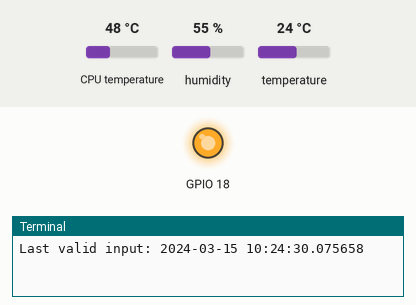
The program below on a simulated Raspberry Pi (BCM pin numbers). On the bench: output pins drawn as LEDs (lit = HIGH), the last lines printed to the terminal. The test bench sets the inputs (shaded band); at power-on: CPU temperature 48 °C, humidity 55 %, temperature 24 °C. The clock reads 2024-03-15 10:24:30 at power-on unless the program sets it; web requests get an empty 200 reply after 0.4 s.

Above: at 0.4 s.
At 30.9 s:
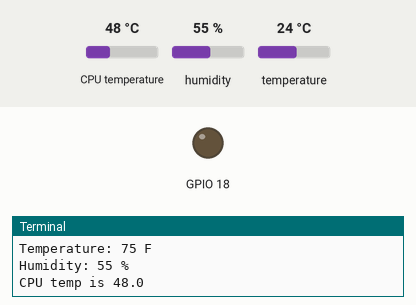
Timing chart, 0 to 79.2 s (numbered marks = the images above):
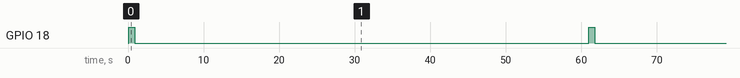

The program:

DHT11_Prod.py
```python
import RPi.GPIO as GPIO
import dht11
import time
from time import sleep
import datetime
from Adafruit_IO import *
import os

#from Adafruit_IO import Client
ADAFRUIT_IO_KEY = 'b3db5b83b37f4a1382202561b8f3842d'
aio = Client(ADAFRUIT_IO_KEY)

def setup():
    # initialize GPIO
    GPIO.setwarnings(False)
    GPIO.setmode(GPIO.BCM)
    GPIO.setup(18,GPIO.OUT) # read data using pin 14

def gettmphum():
    instance = dht11.DHT11(pin=4)
    while True:
       result = instance.read()
       if result.is_valid():
          GPIO.output(18,GPIO.HIGH) #Set LED on
          print("Last valid input: " + str(datetime.datetime.now()))
          aio.send('temperature',result.temperature)
          print("Temperature: %d C" % result.temperature)
          print("Temperature: %d F" % ((result.temperature * 9/5)+32))
          print("Humidity: %d %%" % result.humidity)
          aio.send('Humidity', result.humidity)
          GPIO.output(18,GPIO.LOW) #Set LED off
          res = os.popen('vcgencmd measure_temp').readline()
          temp =(res.replace("temp=","").replace("'C\n",""))
          print("CPU temp is {0}".format(temp)) #Display temp reading
       time.sleep(60)

def destroy():
    GPIO.cleanup()                  # Release resource

if __name__ == '__main__':     # Program start from here
  setup()
  try:
    gettmphum()
  except KeyboardInterrupt:  # When 'Ctrl+C' is pressed, the child program destroy() will b$
    destroy()
```

Measured:
- by itself, GPIO 18: alternates HIGH for 0.80 s and LOW for 60.1 s
